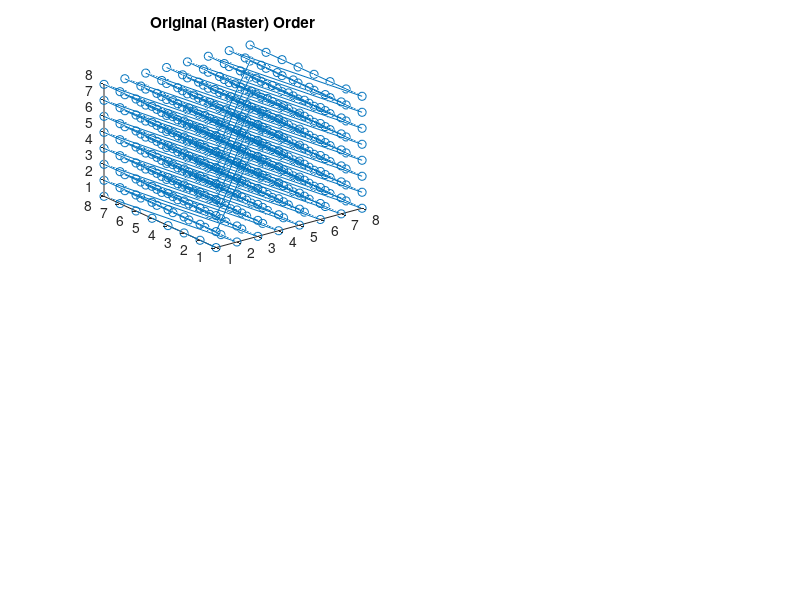

Write MATLAB code to recreate this figure. (Note: this script raises an error after producing the figure.)
clear all;

addpath('node_orderings')

DIM = 3;
NX = 8;
plotCurves = 1;
testAll = 1;
if DIM == 1
    %[nodeX, nodeY, nodeZ] = meshgrid(linspace(0,1,NX),0,0);
    [nodeX, nodeY, nodeZ] = meshgrid(1:NX,0,0);
    [ijkX, ijkY, ijkZ] = meshgrid(1:NX,0,0);
elseif DIM == 2
    %[nodeX, nodeY, nodeZ] = meshgrid(linspace(0,1,NX),linspace(0,1,NX),0);
    [nodeX, nodeY, nodeZ] = meshgrid(1:NX,1:NX,0);
    [ijkX, ijkY, ijkZ] = meshgrid(1:NX,1:NX,0);
elseif DIM==3
    [nodeX, nodeY, nodeZ] = meshgrid(1:NX,1:NX,1:NX);
    % [nodeX, nodeY, nodeZ] = meshgrid(linspace(0,1,NX),linspace(0,1,NX),linspace(0,1,NX));
    [ijkX, ijkY, ijkZ] = meshgrid(1:NX,1:NX,1:NX);
else
    fprintf('Error, No support for dimensions greater than 3\n');
    return;
end

nodes = [nodeX(:), nodeY(:), nodeZ(:)];
clear nodeX nodeY nodeZ;
ijk_ind = [ijkX(:), ijkY(:), ijkZ(:)];
clear ijkX ijkY ijkZ;

%subplot(2,1,2)
% plot3(s_nodes(:,1), s_nodes(:,2), s_nodes(:,3),'o-');
% xlabel('k');
% ylabel('i');
% zlabel('j');

if plotCurves
    subplot(2,2,1);
    plot3(nodes(:,1), nodes(:,2), nodes(:,3),'o-');
    title('Original (Raster) Order');
    view(max(2,DIM))
end


%% Z-order
morton_ind = ijk_to_zz(ijk_ind, DIM, [0,1]);
[temp morton_compressed_ind] = sort(morton_ind);
s_nodes = nodes(morton_compressed_ind,:);

if plotCurves
    subplot(2,2,2);
    plot3(s_nodes(:,1), s_nodes(:,2), s_nodes(:,3),'o-');
    title('Morton (Z) Order');
    view(max(2,DIM))
end

if testAll
    
    %% U-order
    morton_ind = ijk_to_u(ijk_ind, DIM, [0,1]);
    [temp morton_compressed_ind] = sort(morton_ind);
    s_nodes = nodes(morton_compressed_ind,:);
    
    if plotCurves
        subplot(2,2,3);
        plot3(s_nodes(:,1), s_nodes(:,2), s_nodes(:,3),'o-');
        title('Gray-Code (U) Order');
        view(max(2,DIM))
    end
    
    %% X-order
    morton_ind = ijk_to_x(ijk_ind, DIM, [0,1]);
    [temp morton_compressed_ind] = sort(morton_ind);
    s_nodes = nodes(morton_compressed_ind,:);
    
    if plotCurves
        subplot(2,2,4);
        plot3(s_nodes(:,1), s_nodes(:,2), s_nodes(:,3),'o-');
        title('Cross (X) Order');
        view(max(2,DIM))
    end
end